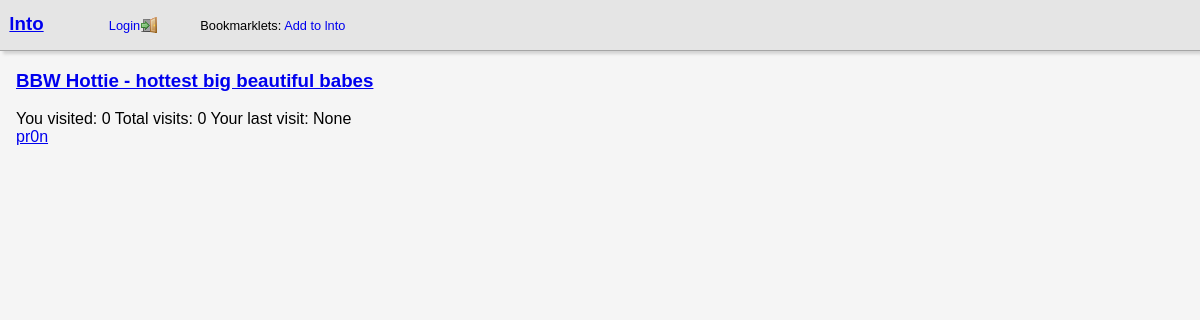
Before: /link/show/363 with the older database file.
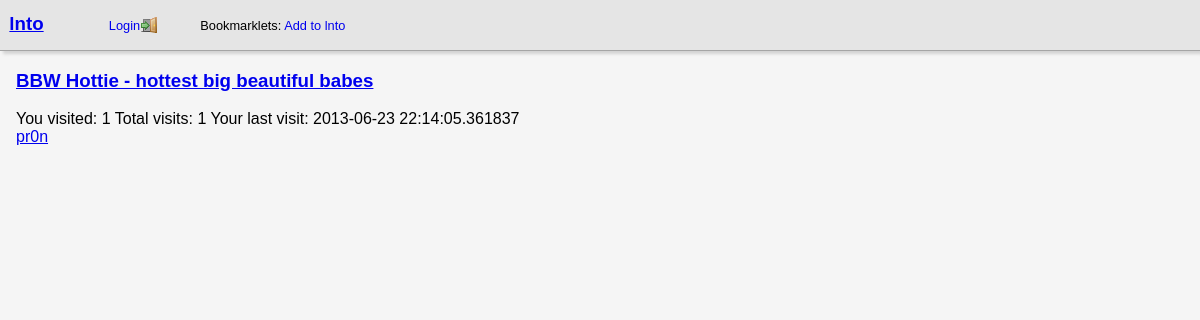
After: the same page with the newer database file.
### lnto/libs/links.py (models this page shows, shortened)
class Link(appdb.Model):
	__tablename__ = 'links'
	linkid = Column(Integer, primary_key = True)
	userid = Column(Integer, ForeignKey('users.userid'))
	name = Column(String(256))
	url = Column(Text(convert_unicode = True))
	description = Column(Text(convert_unicode = True), default = '')
	shortname = Column(String(256))
	added = Column(DateTime, default = datetime.now())
	is_public = Column(Boolean, default = True)
	owner = relationship('User', backref = backref('links', order_by = linkid))
	tags = relationship('Tag', secondary = link_tags)
	count = None
	def get_taglist(self):
		ret = []
		for tag in self.tags:
			ret.append(str(tag))
		return ret
	def get_hit(self, user=None):
		data = {'linkid': self.linkid}
		if user is not None:
			data['userid'] = user.userid
		return LinkHit(data)
	@staticmethod
	def get_by_id(id):
		if type(id) is list:
			return appdb.session.query(Link).filter(Link.linkid.in_(id)).all()
		else:
			return appdb.session.query(Link).filter_by(linkid = id).first()

### lnto/libs/tags.py (models this page shows, shortened)
class Tag(appdb.Model):
	__tablename__ = 'tags'
	tagid = Column(Integer, primary_key = True)
	tag_name = Column(String(64), unique = True)
	links = relationship('Link', secondary = link_tags)
	def __str__(self):
		return self.tag_name

### lnto/views.py (the view)
@app.route('/link/show/<linkid>')
def show_link(linkid):
	link = Link.get_by_id(linkid)
	if link is None:
		abort(404)
	usr = User.get_logged_in()
	return render_template('link.html', pageoptions = get_default_data(), link = link, user = usr)

### lnto/__init__.py (called while the page is built)
@app.after_request
def after_request(req):
    return req

@app.teardown_request
def teardown_request(exception):
    if (hasattr(g, 'db')):
        g.db.close()

### lnto/libs/links.py (called while the page is built)
	def get_count(self):
		if self.userid:
			return appdb.session.query(LinkHit).filter_by(linkid = self.linkid, userid = self.userid).count()
		else:
			return appdb.session.query(LinkHit).filter_by(linkid = self.linkid).count()

	def get_last_hit(self):
		if self.userid:
			return appdb.session.query(appdb.func.max(LinkHit.ts)).select_from(LinkHit).filter_by(linkid = self.linkid, userid = self.userid).scalar()
		else:
			return appdb.session.query(appdb.func.max(LinkHit.ts)).select_from(LinkHit).filter_by(linkid = self.linkid).scalar()

### lnto/libs/users.py (called while the page is built, shortened)
	@staticmethod
	def get_logged_in():
		if not request.cookies.get('uinf'):
			return None

### lnto/views.py (called while the page is built)
def get_base_url():
	base = re.findall('(.+://[^/]*)', request.url)
	if len(base) == 1:
		return base[0]
	return ''

def user_is_logged_in():
	u = User.get_logged_in()
	return u is not None

def get_default_data():
	return {
		'base_url': get_base_url(),
		'referer': request.form.get('next') or request.args.get('next') or request.form.get('referer') or request.referrer or url_for('show_index'),
		'user_logged_in': user_is_logged_in()
	}

### lnto/templates/link.html (shortened to what this page needs)
{% extends "layout/main.html" %}
{% block content %}
<h3 class="title">
	<a href="{{url_for('show_link', linkid = link.linkid)}}">{{link.name}}</a>
</h3>
<div class="hits">
	You visited: {{link.get_hit(user).get_count()}}
	Total visits: {{link.get_hit().get_count()}}
	Your last visit: {{link.get_hit(user).get_last_hit()}}
</div>
<div class="tags">
	{% for tag in link.get_taglist()%}
	<a href="{{url_for('show_tag', name = tag)}}">{{tag}}</a>
	{% endfor %}
</div>
{% endblock %}

### lnto/templates/layout/main.html (shortened to what this page needs)
{% extends "layout/base.html" %}
{% block body %}
<div id="header">
	{% block header %}
	<h3><a href="{{url_for('show_index')}}">lnto</a></h3>
	<ul class="headerlinks">
		<li>
			{% if pageoptions['user_logged_in'] %}
			<a href="{{url_for('do_logout')}}" class="link logout">
				Log Out<span></span>
			</a>
			{% else %}
			<a href="{{url_for('do_login')}}" class="link login">
				Login<span></span>
			</a>
			{% endif %}
		</li>
		<li class="bookmarklet">
			Bookmarklets:
			<a class="link" href="javascript:(function() {
			var desc = '', i = 0, metas = document.getElementsByTagName('meta');
			for (i in metas) {
				if (metas[i].name == 'description') {
					desc = metas[i].content
				}
			}
			window.location = '{{pageoptions.base_url}}{{url_for('do_add_link')}}'
			+ '?url=' + encodeURIComponent(window.location)
			+ '&redirect_to_target=1'
			+ '&name=' + encodeURIComponent(document.title)
			+ '&description=' + encodeURIComponent(desc);
			})()">
				Add to lnto
			</a>
		</li>
	</ul>
	{% endblock %}
</div>
<div id="content">
	{% block content %}{% endblock %}
</div>
{% endblock %}

### lnto/templates/layout/base.html (shortened to what this page needs)
<!DOCTYPE html>
<html>
	<head>
		<link rel="stylesheet" href="{{url_for('static', filename = 'css/styles.css')}}" />
	</head>
	<body>
		{% block body %}{% endblock %}
	</body>
</html>

### lnto/static/css/styles.css (style rules this page uses)
html { font-family: helvetica, sans-serif; font-size: 12pt; }
html, body { background-color: #f5f5f5; padding: 0; margin: 0; }
#content { margin: 1em; }
#header { background-color: #e5e5e5; border-bottom: 1px solid #a5a5a5; box-shadow: 3px 3px 3px #d3d3d3; }
#header h3, #header ul, #header ul li { display: inline-block; }
#header h3 { width: 50px; margin-top: 0.3em; margin-bottom: 0.3em; margin-left: 0.5em; }
#header ul li { min-width: 25px; font-size: 0.8em; margin-left: 5px; }
#header .link { text-decoration: none; }
#header .link span { display: inline-block; width: 16px; height: 16px; background-repeat: no-repeat; }
#header .bookmarklet { margin-left: 3em; }
#header .link span { margin-left: 0.1em; vertical-align: bottom; }
#header .link.login span { background-image: url(/static/images/door_in.png); }

Changed rows visible on the page:
changed Link "BBW Hottie - hottest big beautiful babes": get_hit "None" → "2013-06-23 22:14:05.361837"
Other visible differences:
{{ link.get_hit(user).get_count() }}: "0" → "1"
{{ link.get_hit().get_count() }}: "0" → "1"
